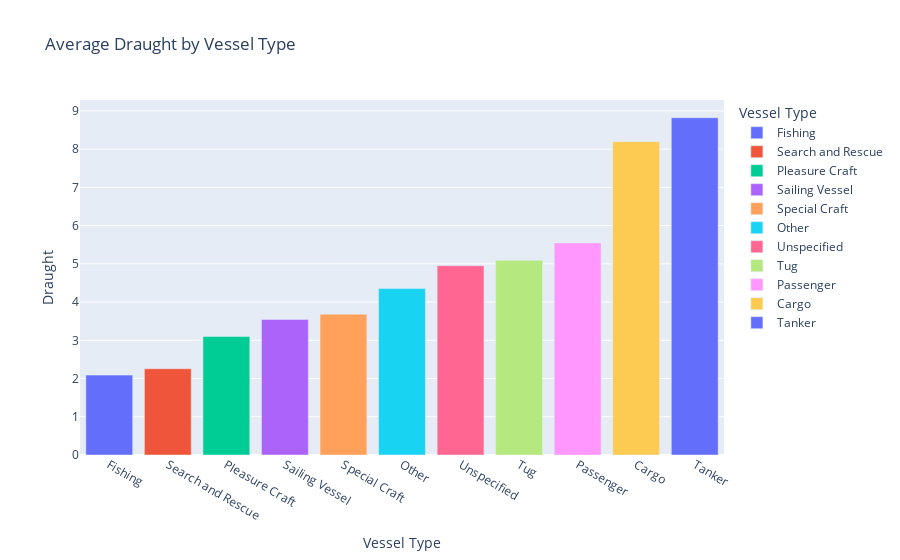

Here is the notebook cell this chart was saved with:
### Code cell
px.bar(df.groupby(['type_summary'],as_index=False).mean().sort_values('draught'), 
       x='type_summary', y='draught', color='type_summary',
       title='Average Draught by Vessel Type',
      labels={'type_summary': 'Vessel Type', 'draught':'Draught'})

### Figure 1 — Plotly figure (JSON) as saved in the notebook; plotly's stock layout.template omitted (floating-point values rounded to 4 significant figures)
{"data": [{"alignmentgroup": "True", "hovertemplate": "Vessel Type=%{x}<br>Draught=%{y}<extra></extra>", "legendgroup": "Fishing", "marker": {"color": "#636efa"}, "name": "Fishing", "offsetgroup": "Fishing", "orientation": "v", "showlegend": true, "textposition": "auto", "type": "bar", "x": ["Fishing"], "xaxis": "x", "y": [2.09], "yaxis": "y"}, {"alignmentgroup": "True", "hovertemplate": "Vessel Type=%{x}<br>Draught=%{y}<extra></extra>", "legendgroup": "Search and Rescue", "marker": {"color": "#EF553B"}, "name": "Search and Rescue", "offsetgroup": "Search and Rescue", "orientation": "v", "showlegend": true, "textposition": "auto", "type": "bar", "x": ["Search and Rescue"], "xaxis": "x", "y": [2.256], "yaxis": "y"}, {"alignmentgroup": "True", "hovertemplate": "Vessel Type=%{x}<br>Draught=%{y}<extra></extra>", "legendgroup": "Pleasure Craft", "marker": {"color": "#00cc96"}, "name": "Pleasure Craft", "offsetgroup": "Pleasure Craft", "orientation": "v", "showlegend": true, "textposition": "auto", "type": "bar", "x": ["Pleasure Craft"], "xaxis": "x", "y": [3.1], "yaxis": "y"}, {"alignmentgroup": "True", "hovertemplate": "Vessel Type=%{x}<br>Draught=%{y}<extra></extra>", "legendgroup": "Sailing Vessel", "marker": {"color": "#ab63fa"}, "name": "Sailing Vessel", "offsetgroup": "Sailing Vessel", "orientation": "v", "showlegend": true, "textposition": "auto", "type": "bar", "x": ["Sailing Vessel"], "xaxis": "x", "y": [3.547], "yaxis": "y"}, {"alignmentgroup": "True", "hovertemplate": "Vessel Type=%{x}<br>Draught=%{y}<extra></extra>", "legendgroup": "Special Craft", "marker": {"color": "#FFA15A"}, "name": "Special Craft", "offsetgroup": "Special Craft", "orientation": "v", "showlegend": true, "textposition": "auto", "type": "bar", "x": ["Special Craft"], "xaxis": "x", "y": [3.682], "yaxis": "y"}, {"alignmentgroup": "True", "hovertemplate": "Vessel Type=%{x}<br>Draught=%{y}<extra></extra>", "legendgroup": "Other", "marker": {"color": "#19d3f3"}, "name": "Other", "offsetgroup": "Other", "orientation": "v", "showlegend": true, "textposition": "auto", "type": "bar", "x": ["Other"], "xaxis": "x", "y": [4.352], "yaxis": "y"}, {"alignmentgroup": "True", "hovertemplate": "Vessel Type=%{x}<br>Draught=%{y}<extra></extra>", "legendgroup": "Unspecified", "marker": {"color": "#FF6692"}, "name": "Unspecified", "offsetgroup": "Unspecified", "orientation": "v", "showlegend": true, "textposition": "auto", "type": "bar", "x": ["Unspecified"], "xaxis": "x", "y": [4.952], "yaxis": "y"}, {"alignmentgroup": "True", "hovertemplate": "Vessel Type=%{x}<br>Draught=%{y}<extra></extra>", "legendgroup": "Tug", "marker": {"color": "#B6E880"}, "name": "Tug", "offsetgroup": "Tug", "orientation": "v", "showlegend": true, "textposition": "auto", "type": "bar", "x": ["Tug"], "xaxis": "x", "y": [5.095], "yaxis": "y"}, {"alignmentgroup": "True", "hovertemplate": "Vessel Type=%{x}<br>Draught=%{y}<extra></extra>", "legendgroup": "Passenger", "marker": {"color": "#FF97FF"}, "name": "Passenger", "offsetgroup": "Passenger", "orientation": "v", "showlegend": true, "textposition": "auto", "type": "bar", "x": ["Passenger"], "xaxis": "x", "y": [5.546], "yaxis": "y"}, {"alignmentgroup": "True", "hovertemplate": "Vessel Type=%{x}<br>Draught=%{y}<extra></extra>", "legendgroup": "Cargo", "marker": {"color": "#FECB52"}, "name": "Cargo", "offsetgroup": "Cargo", "orientation": "v", "showlegend": true, "textposition": "auto", "type": "bar", "x": ["Cargo"], "xaxis": "x", "y": [8.196], "yaxis": "y"}, {"alignmentgroup": "True", "hovertemplate": "Vessel Type=%{x}<br>Draught=%{y}<extra></extra>", "legendgroup": "Tanker", "marker": {"color": "#636efa"}, "name": "Tanker", "offsetgroup": "Tanker", "orientation": "v", "showlegend": true, "textposition": "auto", "type": "bar", "x": ["Tanker"], "xaxis": "x", "y": [8.821], "yaxis": "y"}], "layout": {"barmode": "relative", "legend": {"title": {"text": "Vessel Type"}, "tracegroupgap": 0}, "title": {"text": "Average Draught by Vessel Type"}, "xaxis": {"anchor": "y", "categoryarray": ["Fishing", "Search and Rescue", "Pleasure Craft", "Sailing Vessel", "Special Craft", "Other", "Unspecified", "Tug", "Passenger", "Cargo", "Tanker"], "categoryorder": "array", "domain": [0, 1], "title": {"text": "Vessel Type"}}, "yaxis": {"anchor": "x", "domain": [0, 1], "title": {"text": "Draught"}}}}
